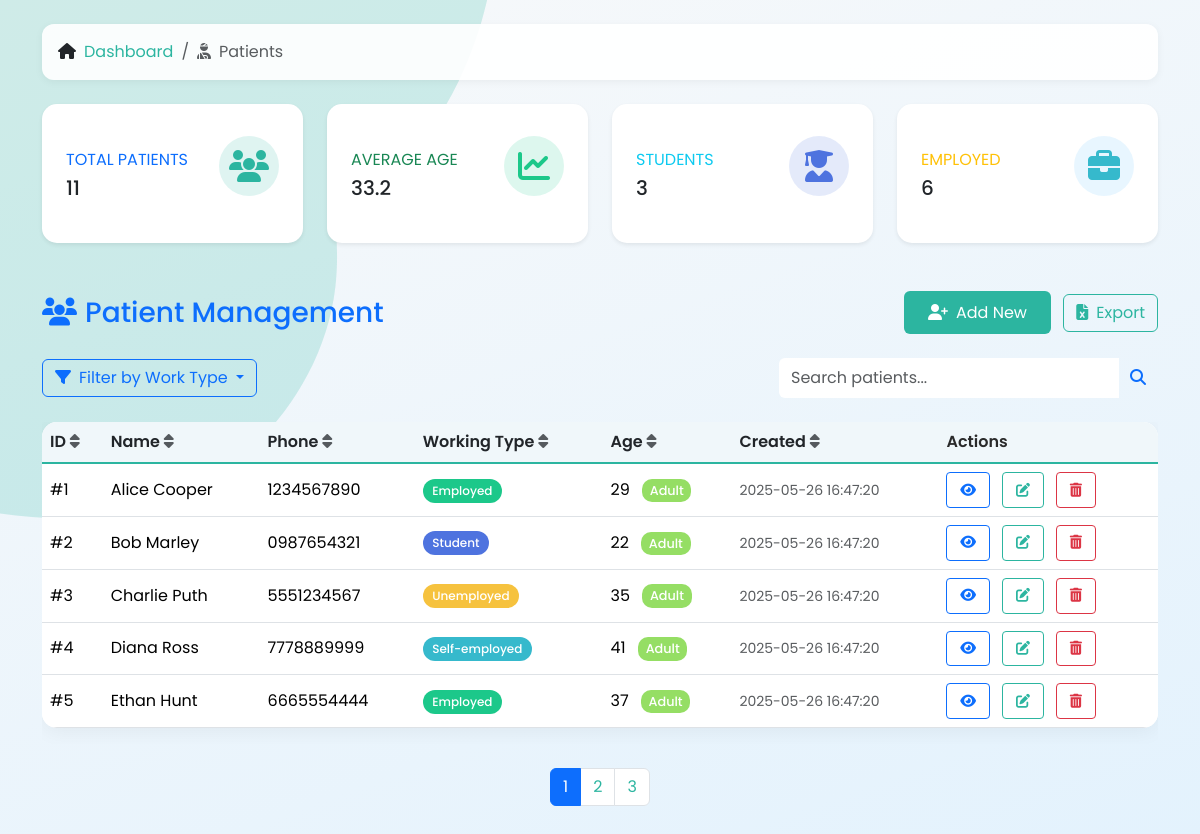
Before: /patients.php with the older database file.
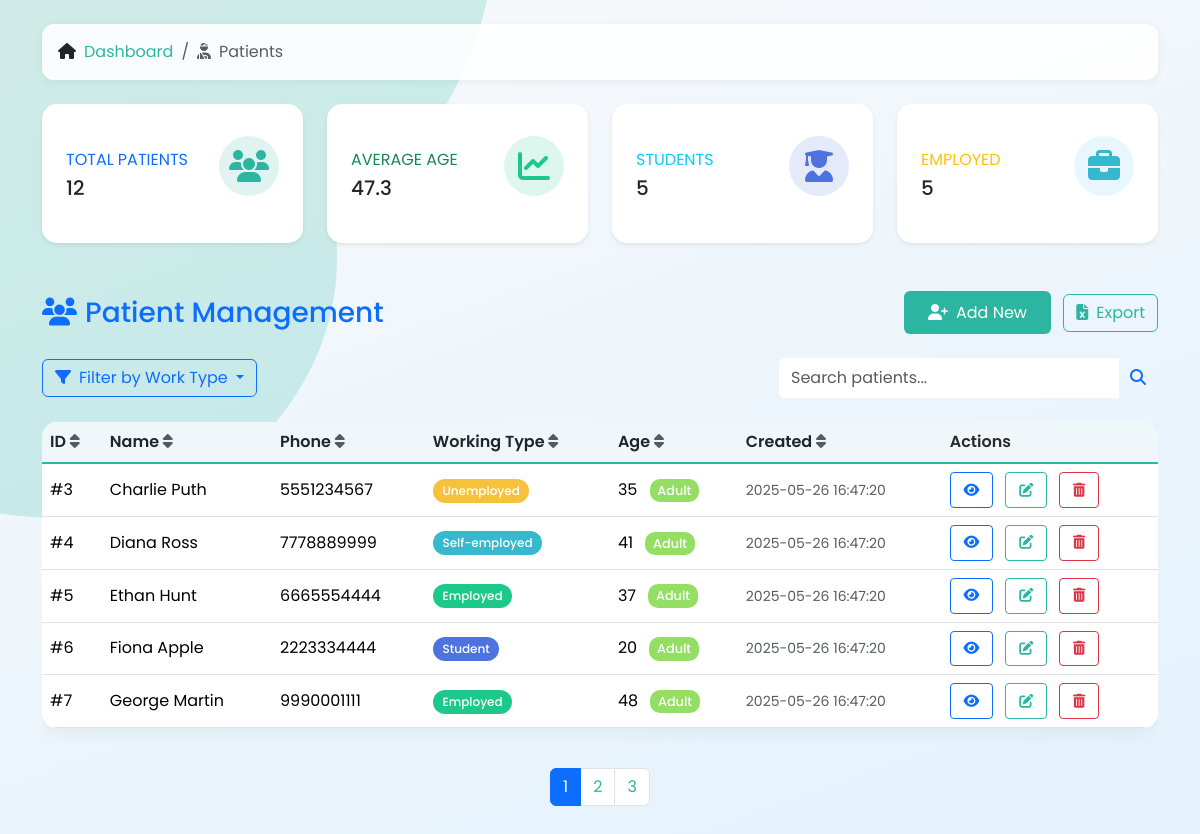
After: the same page with the newer database file.
### tables this page shows
CREATE TABLE `patients` (
  `id` int NOT NULL,
  `full_name` varchar(100) NOT NULL,
  `phone` varchar(20) NOT NULL,
  `working_type` enum('student','employed','self-employed','unemployed') NOT NULL,
  `created_at` datetime DEFAULT CURRENT_TIMESTAMP,
  `age` int NOT NULL
);

### patients.php (the view, shortened to what the changed rows need)
<?php
require_once 'config.php';
$search = $_GET['search'] ?? '';
$workTypeFilter = $_GET['work_type'] ?? '';
$sort = $_GET['sort'] ?? 'id';
$order = ($_GET['order'] ?? 'asc') === 'desc' ? 'desc' : 'asc';
$page = max((int)($_GET['page'] ?? 1), 1);
$limit = 5;
$offset = ($page - 1) * $limit;
$conditions = [];
$params = [];
$whereClause = $conditions ? 'WHERE ' . implode(' AND ', $conditions) : '';
$countStmt = $pdo->prepare("SELECT COUNT(*) FROM patients $whereClause");
$countStmt->execute($params);
$totalRows = $countStmt->fetchColumn();
$totalPages = ceil($totalRows / $limit);
$sql = "SELECT * FROM patients $whereClause ORDER BY $sort $order LIMIT $limit OFFSET $offset";
$stmt = $pdo->prepare($sql);
$stmt->execute($params);
$patients = $stmt->fetchAll();
$summaryStmt = $pdo->query("
    SELECT
        COUNT(*) AS total_patients,
        AVG(age) AS average_age,
        SUM(CASE WHEN working_type = 'student' THEN 1 ELSE 0 END) AS students,
        SUM(CASE WHEN working_type = 'employed' THEN 1 ELSE 0 END) AS employed,
        SUM(CASE WHEN working_type = 'self-employed' THEN 1 ELSE 0 END) AS self_employed,
        SUM(CASE WHEN working_type = 'unemployed' THEN 1 ELSE 0 END) AS unemployed
    FROM patients
");
$summary = $summaryStmt->fetch(PDO::FETCH_ASSOC);
$averageAge = round($summary['average_age'], 1);
?>
<!DOCTYPE html>
<html lang="en">
<head>
    <link href="https://cdn.jsdelivr.net/npm/bootstrap@5.3.3/dist/css/bootstrap.min.css" rel="stylesheet">
    <link href="https://cdnjs.cloudflare.com/ajax/libs/font-awesome/6.5.0/css/all.min.css" rel="stylesheet">
</head>
<body class="p-4">
    <div class="container">
        <div class="row mb-4">
            <div class="col-xl-3 col-md-6 mb-4">
                <div class="card summary-card border-left-primary shadow-sm h-100 py-2">
                    <div class="card-body">
                        <div class="row no-gutters align-items-center">
                            <div class="col mr-2">
                                <div class="text-xs font-weight-bold text-primary text-uppercase mb-1">
                                    Total Patients</div>
                                <div class="h5 mb-0 font-weight-bold text-gray-800"><?= $summary['total_patients'] ?></div>
                            </div>
                        </div>
                    </div>
                </div>
            </div>
            <div class="col-xl-3 col-md-6 mb-4">
                <div class="card summary-card border-left-success shadow-sm h-100 py-2">
                    <div class="card-body">
                        <div class="row no-gutters align-items-center">
                            <div class="col mr-2">
                                <div class="text-xs font-weight-bold text-success text-uppercase mb-1">
                                    Average Age</div>
                                <div class="h5 mb-0 font-weight-bold text-gray-800"><?= $averageAge ?></div>
                            </div>
                        </div>
                    </div>
                </div>
            </div>
            <div class="col-xl-3 col-md-6 mb-4">
                <div class="card summary-card border-left-info shadow-sm h-100 py-2">
                    <div class="card-body">
                        <div class="row no-gutters align-items-center">
                            <div class="col mr-2">
                                <div class="text-xs font-weight-bold text-info text-uppercase mb-1">
                                    Students</div>
                                <div class="h5 mb-0 font-weight-bold text-gray-800"><?= $summary['students'] ?></div>
                            </div>
                        </div>
                    </div>
                </div>
            </div>
            <div class="col-xl-3 col-md-6 mb-4">
                <div class="card summary-card border-left-warning shadow-sm h-100 py-2">
                    <div class="card-body">
                        <div class="row no-gutters align-items-center">
                            <div class="col mr-2">
                                <div class="text-xs font-weight-bold text-warning text-uppercase mb-1">
                                    Employed</div>
                                <div class="h5 mb-0 font-weight-bold text-gray-800"><?= $summary['employed'] + $summary['self_employed'] ?></div>
                            </div>
                        </div>
                    </div>
                </div>
            </div>
        </div>
        <div class="table-responsive">
            <table class="table table-hover align-middle">
                <thead class="table-light">
                    <tr>
                        <?php
                        $columns = ['id' => 'ID', 'full_name' => 'Name', 'phone' => 'Phone',
                                  'working_type' => 'Working Type', 'age' => 'Age', 'created_at' => 'Created'];
                        foreach ($columns as $col => $label) {
                            $newOrder = ($sort === $col && $order === 'asc') ? 'desc' : 'asc';
                            echo "<th><a href=\"?search=$search&work_type=$workTypeFilter&sort=$col&order=$newOrder\" class=\"text-decoration-none text-dark\">$label <i class=\"fas fa-sort text-muted\"></i></a></th>";
                        }
                        ?>
                        <th>Actions</th>
                    </tr>
                </thead>
                <tbody>
                    <?php foreach ($patients as $patient):
                        $ageGroup = '';
                        $ageClass = '';
                        if ($patient['age'] < 13) {
                            $ageGroup = 'Child';
                            $ageClass = 'age-group-child';
                        } elseif ($patient['age'] >= 13 && $patient['age'] <= 19) {
                            $ageGroup = 'Teen';
                            $ageClass = 'age-group-teen';
                        } elseif ($patient['age'] >= 20 && $patient['age'] <= 59) {
                            $ageGroup = 'Adult';
                            $ageClass = 'age-group-adult';
                        } else {
                            $ageGroup = 'Senior';
                            $ageClass = 'age-group-senior';
                        }
                    ?>
                        <tr class="animate__animated animate__fadeIn">
                            <td>#<?= $patient['id'] ?></td>
                            <td><?= htmlspecialchars($patient['full_name']) ?></td>
                            <td><?= htmlspecialchars($patient['phone']) ?></td>
                            <td>
                                <span class="badge badge-<?= str_replace(' ', '-', $patient['working_type']) ?>">
                                    <?= ucfirst($patient['working_type']) ?>
                                </span>
                            </td>
                            <td>
                                <?= $patient['age'] ?>
                                <span class="age-group ms-2 <?= $ageClass ?>"><?= $ageGroup ?></span>
                            </td>
                            <td><small class="text-muted"><?= $patient['created_at'] ?></small></td>
                            <td class="action-buttons">
                                <button class="btn btn-sm btn-outline-primary me-2 view-patient"
                                        data-id="<?= $patient['id'] ?>"
                                        data-bs-toggle="modal"
                                        data-bs-target="#viewPatientModal"
                                        title="View">
                                    <i class="fas fa-eye"></i>
                                </button>
                                <a href="edit_patient.php?id=<?= $patient['id'] ?>" class="btn btn-sm btn-outline-secondary me-2" title="Edit">
                                    <i class="fas fa-edit"></i>
                                </a>
                                <a href="delete_patient.php?id=<?= $patient['id'] ?>" class="btn btn-sm btn-outline-danger" title="Delete" onclick="return confirm('Are you sure you want to delete this patient?');">
                                    <i class="fas fa-trash-alt"></i>
                                </a>
                            </td>
                        </tr>
                    <?php endforeach ?>
                </tbody>
            </table>
        </div>
        <nav class="mt-4">
            <ul class="pagination justify-content-center">
                <?php for ($i = 1; $i <= $totalPages; $i++): ?>
                    <li class="page-item <?= $i == $page ? 'active' : '' ?>">
                        <a class="page-link"
                           href="?search=<?= $search ?>&work_type=<?= $workTypeFilter ?>&sort=<?= $sort ?>&order=<?= $order ?>&page=<?= $i ?>">
                           <?= $i ?>
                        </a>
                    </li>
                <?php endfor; ?>
            </ul>
        </nav>
    </div>
</body>
</html>

Changed rows visible on the page:
removed patients: id "1", full_name "Alice Cooper", phone "1234567890", working_type "Employed", age "29", age "Adult", created_at "2025-05-26 16:47:20"
removed patients: id "2", full_name "Bob Marley", phone "0987654321", working_type "Student", age "22", age "Adult", created_at "2025-05-26 16:47:20"
now on this page (row unchanged): patients: id "6", full_name "Fiona Apple", phone "2223334444", working_type "Student", age "20", age "Adult", created_at "2025-05-26 16:47:20"
now on this page (row unchanged): patients: id "7", full_name "George Martin", phone "9990001111", working_type "Employed", age "48", age "Adult", created_at "2025-05-26 16:47:20"
Other visible differences:
$summary['total_patients']: "11" → "12"
$averageAge: "33.2" → "47.3"
$summary['students']: "3" → "5"
$summary['employed'] + $summary['self_employed']: "6" → "5"
